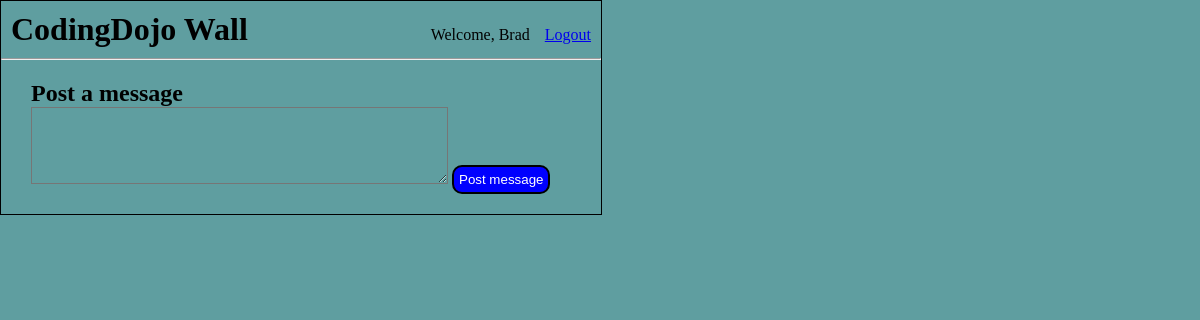
The page /wall/ (signed in) on the database as committed earlier.
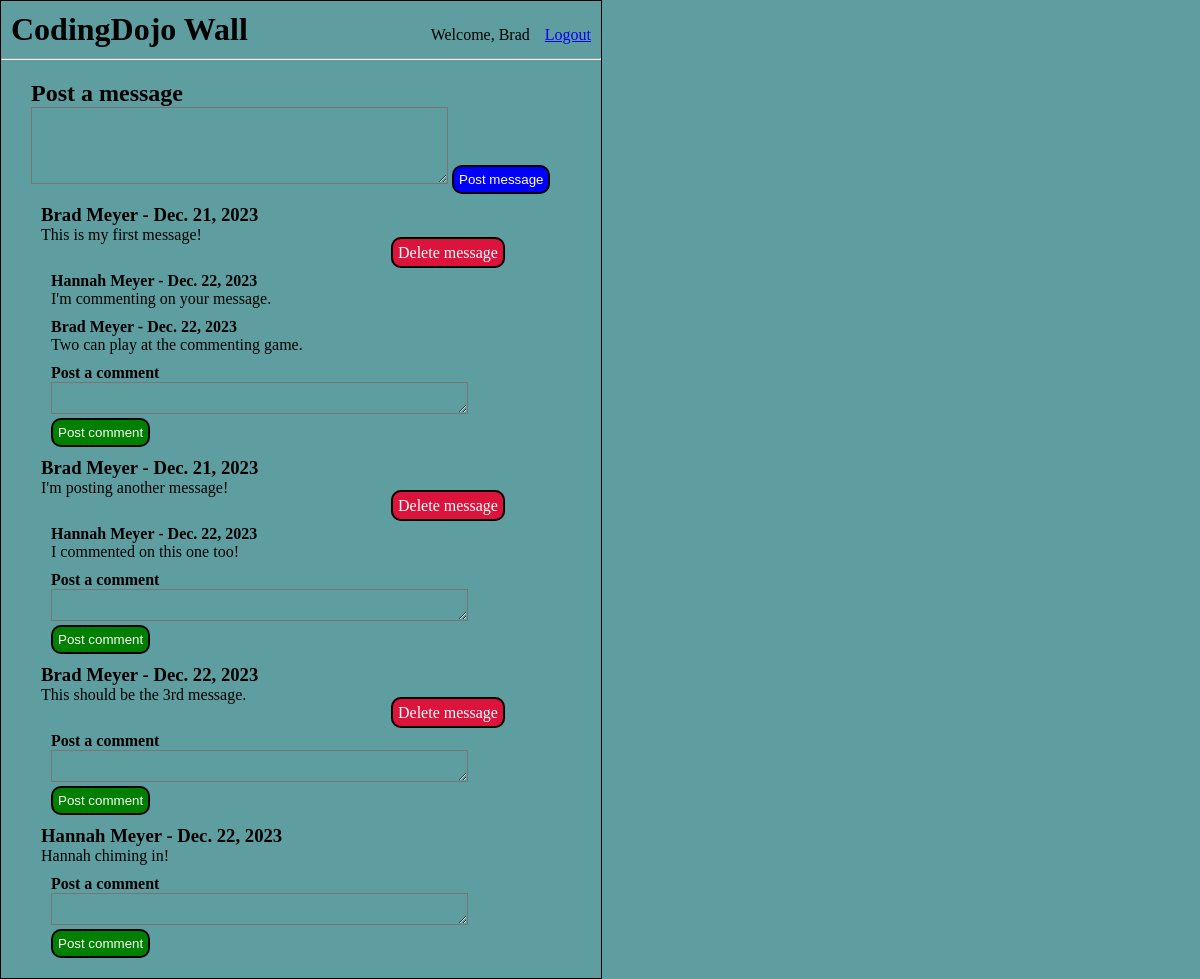
The same page on the database as committed later.
### user_app/models.py (models this page shows)
class User(models.Model):
    first_name = models.CharField(max_length=45)
    last_name = models.CharField(max_length=45)
    email = models.CharField(max_length=255)
    password = models.CharField(max_length=255)
    created_at = models.DateTimeField(auto_now_add=True)
    updated_at = models.DateTimeField(auto_now=True)
    objects = UserManager()

### wall_app/models.py (models this page shows)
class Message(models.Model):
    user = models.ForeignKey(User, related_name='messages', on_delete = models.CASCADE)
    message = models.TextField()
    created_at = models.DateTimeField(auto_now_add=True)
    updated_at = models.DateTimeField(auto_now=True)

class Comment(models.Model):
    comment = models.TextField()
    message = models.ForeignKey(Message, related_name='comments', on_delete = models.CASCADE)
    user = models.ForeignKey(User, related_name='comments', on_delete = models.CASCADE)
    created_at = models.DateTimeField(auto_now_add=True)
    updated_at = models.DateTimeField(auto_now=True)

### wall_app/views.py (the view)
# urls.py: path('', views.display_wall),
def display_wall(request):
    content = {
        'all_messages': Message.objects.all(),
        'user': User.objects.get(id=request.session['user_id'])
    }
    return render(request, 'wall.html', content)

### wall_app/templates/wall.html (shortened to what this page needs)
<!DOCTYPE html>
<html lang="en">
<head>
    {% load static %}
    <link rel="stylesheet" href="{% static 'css/wall_style.css' %}">
</head>
<body>
    <div class="wrapper">
        <div class="nav_bar">
            <h1>CodingDojo Wall</h1>
            <div id="nav_right">
                <p style="margin-right: 15px;">Welcome, {{ user.first_name }}</p>
                <a href="/logout">Logout</a>
            </div>
        </div>
        <hr>
        <div id="main">
            <div id="posts">
                <h2>Post a message</h2>
                <form action="/wall/messages" method="post">
                    <textarea name="message" cols="50" rows="5"></textarea>
                    <input id="post_message" type="submit" value="Post message">
                </form>
            </div>
            <div id="message_space">
                {% for message in all_messages %}
                <div class="message">
                    <h3>{{ message.user.first_name }}
                        {{ message.user.last_name }} -
                        {{ message.created_at.date }}
                    </h3>
                    <p>{{ message.message }}</p>
                    {% if message.user.id == request.session.user_id %}
                        <a class="delete" href="/wall/messages/delete/{{ message.id }}">Delete message</a>
                    {% endif %}
                    {% if message.comments.all %}
                        {% for comment in message.comments.all %}
                        <div class="comment">
                            <h4>
                                {{ comment.user.first_name }}
                                {{ comment.user.last_name }} -
                                {{ comment.created_at.date }}
                            </h4>
                            <p>{{ comment.comment }}</p>
                        </div>
                        {% endfor %}
                    {% endif %}
                    <div style="margin-left: 10px;">
                        <h4 style="margin-top: 10px;">Post a comment</h4>
                        <form action="/wall/comments" method="post">
                            <textarea name="comment" cols="50" rows="2"></textarea>
                            <input id="post_comment" type="submit" value="Post comment">
                        </form>
                    </div>
                </div>
                {% endfor %}
            </div>
        </div>
    </div>
</body>
</html>

### wall_app/static/css/wall_style.css (style rules this page uses)
* { margin: auto 0px; padding: 0px; background-color: cadetblue; }
.wrapper { width: 600px; border: 1px solid black; }
.nav_bar { display: flex; justify-content: space-between; align-items: baseline; }
h1 { margin: 10px; }
#nav_right { display: flex; margin: 10px; }
#main { margin: 20px; }
#posts, #message_space, .message, .comment { margin: 10px; }
#post_message, #post_comment, .delete { background-color: blue; color: white; padding: 5px; border: 2px solid black; border-radius: 10px; }
#post_comment { background-color: green; }
.delete { text-decoration: none; background-color: crimson; margin-left: 350px; }

Rows that differ between the two databases and show on the page:
added Message: user.first_name "Brad", user.last_name "Meyer", created_at "Dec. 21, 2023", message "This is my first message!"
added Comment: user.first_name "Hannah", user.last_name "Meyer", created_at "Dec. 22, 2023", comment "I'm commenting on your message.", shown under "Brad"
added Comment: user.first_name "Brad", user.last_name "Meyer", created_at "Dec. 22, 2023", comment "Two can play at the commenting game."
added Message: user.first_name "Brad", user.last_name "Meyer", created_at "Dec. 21, 2023", message "I'm posting another message!"
added Comment: user.first_name "Hannah", user.last_name "Meyer", created_at "Dec. 22, 2023", comment "I commented on this one too!", shown under "Brad"
added Message: user.first_name "Brad", user.last_name "Meyer", created_at "Dec. 22, 2023", message "This should be the 3rd message."
added Message: user.first_name "Hannah", user.last_name "Meyer", created_at "Dec. 22, 2023", message "Hannah chiming in!"
